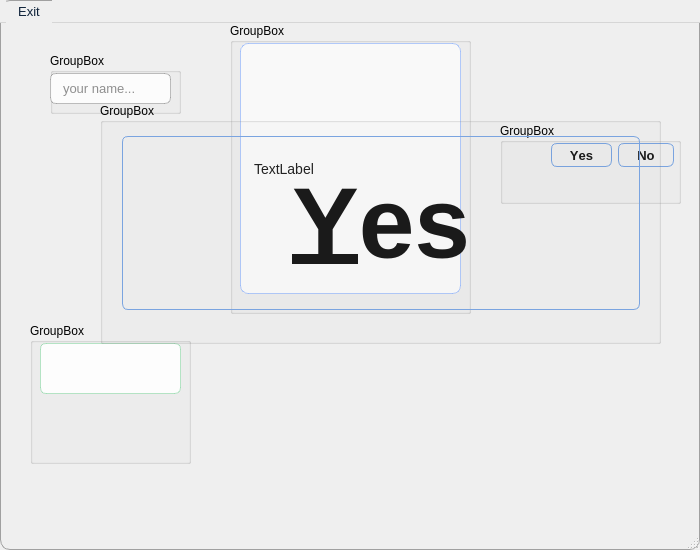
<?xml version="1.0" encoding="UTF-8"?>
<ui version="4.0">
 <class>MainWindow</class>
 <widget class="QMainWindow" name="MainWindow">
  <property name="geometry">
   <rect>
    <x>0</x>
    <y>0</y>
    <width>700</width>
    <height>550</height>
   </rect>
  </property>
  <property name="minimumSize">
   <size>
    <width>700</width>
    <height>550</height>
   </size>
  </property>
  <property name="maximumSize">
   <size>
    <width>700</width>
    <height>550</height>
   </size>
  </property>
  <property name="font">
   <font>
    <kerning>true</kerning>
   </font>
  </property>
  <property name="windowTitle">
   <string>MainWindow</string>
  </property>
  <property name="styleSheet">
   <string notr="true">QMainWindow {
    background-color: qlineargradient(
        spread:pad, x1:0, y1:0, x2:0, y2:1,
        stop:0   rgba(250, 250, 248, 255), /* off-white */
        stop:1   rgba(230, 230, 228, 255)  /* light stone gray */
    );
    border: 1px solid #A0A0A0;
    border-radius: 10px;

}
</string>
  </property>
  <widget class="QWidget" name="centralwidget">
   <widget class="QStackedWidget" name="stackedWidget">
    <property name="geometry">
     <rect>
      <x>-10</x>
      <y>0</y>
      <width>731</width>
      <height>521</height>
     </rect>
    </property>
    <property name="sizePolicy">
     <sizepolicy hsizetype="Expanding" vsizetype="Ignored">
      <horstretch>0</horstretch>
      <verstretch>0</verstretch>
     </sizepolicy>
    </property>
    <property name="styleSheet">
     <string notr="true">



#Blue {
    color: #222222;
    background-color: qlineargradient(
        spread:pad, x1:0, y1:0, x2:0, y2:1,
        stop:0   rgba(255, 255, 255, 255), /* Pure White top */
        stop:0.3 rgba(220, 240, 255, 255), /* Gentle pale blue */
        stop:0.7 rgba(190, 230, 255, 255), /* Sky midtone */
        stop:1   rgba(150, 210, 255, 255)  /* Slightly richer blue bottom */
    );
}

#Red {
    color: #FFFFFF;
    background-color: qlineargradient(
        spread:pad, x1:0, y1:0, x2:1, y2:1,
        stop:0   rgba(179, 48, 48, 255),
        stop:0.4 rgba(138, 30, 30, 255),
        stop:1   rgba(24, 24, 24, 255)
    );
}
</string>
    </property>
    <property name="currentIndex">
     <number>0</number>
    </property>
    <widget class="QWidget" name="Blue">
     <widget class="QLabel" name="label">
      <property name="geometry">
       <rect>
        <x>210</x>
        <y>300</y>
        <width>331</width>
        <height>201</height>
       </rect>
      </property>
      <property name="styleSheet">
       <string notr="true">#Blue {
    background-image: url(:/img/xp_bliss.jpg);
    background-repeat: no-repeat;
    background-position: center;
}
</string>
      </property>
      <property name="text">
       <string/>
      </property>
      <property name="pixmap">
       <pixmap resource="../../Downloads/CompSCi.qrc">:/Bliss_(Windows_XP).png</pixmap>
      </property>
     </widget>
     <widget class="QGroupBox" name="groupName">
      <property name="geometry">
       <rect>
        <x>60</x>
        <y>30</y>
        <width>131</width>
        <height>61</height>
       </rect>
      </property>
      <property name="title">
       <string>GroupBox</string>
      </property>
      <widget class="QLineEdit" name="Name">
       <property name="geometry">
        <rect>
         <x>0</x>
         <y>20</y>
         <width>121</width>
         <height>31</height>
        </rect>
       </property>
       <property name="styleSheet">
        <string notr="true">QLineEdit#Name {
    background-color: rgba(255, 255, 255, 220);
    border: 1px solid rgba(0, 0, 0, 60);
    border-radius: 6px;
    padding: 6px 10px;
    color: #222;
    font-family: &quot;Segoe UI&quot;, &quot;Verdana&quot;;
    font-size: 13px;
}
QLineEdit#Name:focus {
    border: 1px solid rgba(100, 150, 255, 180);
    background-color: rgba(255, 255, 255, 240);
}
</string>
       </property>
       <property name="placeholderText">
        <string>your name...</string>
       </property>
      </widget>
     </widget>
     <widget class="QGroupBox" name="groupOutput">
      <property name="geometry">
       <rect>
        <x>240</x>
        <y>0</y>
        <width>241</width>
        <height>291</height>
       </rect>
      </property>
      <property name="title">
       <string>GroupBox</string>
      </property>
      <widget class="QLabel" name="ChatOutput">
       <property name="geometry">
        <rect>
         <x>10</x>
         <y>20</y>
         <width>221</width>
         <height>251</height>
        </rect>
       </property>
       <property name="styleSheet">
        <string notr="true">QLabel#ChatOutput {
    background-color: rgba(255, 255, 255, 180); /* translucent white */
    border: 1px solid rgba(100, 150, 255, 120); /* faint blue edge */
    border-radius: 8px;
    padding: 10px;
    color: #222;
    font-family: &quot;Segoe UI&quot;, &quot;Verdana&quot;;
    font-size: 14px;
    /* Simulated blue glow */
    box-shadow: 0px 0px 12px rgba(100, 150, 255, 120);
}
</string>
       </property>
       <property name="text">
        <string>TextLabel</string>
       </property>
      </widget>
     </widget>
     <widget class="QGroupBox" name="groupChat">
      <property name="geometry">
       <rect>
        <x>40</x>
        <y>300</y>
        <width>161</width>
        <height>141</height>
       </rect>
      </property>
      <property name="title">
       <string>GroupBox</string>
      </property>
      <widget class="QLineEdit" name="ChatInput">
       <property name="geometry">
        <rect>
         <x>10</x>
         <y>20</y>
         <width>141</width>
         <height>51</height>
        </rect>
       </property>
       <property name="styleSheet">
        <string notr="true">QLineEdit#ChatInput {
    background-color: rgba(255, 255, 255, 230); /* slightly less translucent */
    border: 1px solid rgba(80, 200, 120, 100); /* faint green edge */
    border-radius: 6px;
    padding: 6px 12px;
    color: #1a1a1a;
    font-family: &quot;Segoe UI&quot;, &quot;Verdana&quot;;
    font-size: 13px;
    letter-spacing: 0.5px;
    /* soft static greenish glow */
    box-shadow: 0px 0px 8px rgba(80, 200, 120, 80);
    transition: all 0.3s ease;
}

/* Focused state — deeper glow and brighter green */
QLineEdit#ChatInput:focus {
    background-color: rgba(245, 255, 245, 250);
    border: 1px solid rgba(50, 180, 100, 200);
    box-shadow: 0px 0px 15px rgba(50, 220, 120, 180);
    font-weight: bold;
}
</string>
       </property>
      </widget>
     </widget>
     <widget class="QGroupBox" name="groupYes">
      <property name="geometry">
       <rect>
        <x>510</x>
        <y>100</y>
        <width>181</width>
        <height>81</height>
       </rect>
      </property>
      <property name="title">
       <string>GroupBox</string>
      </property>
      <widget class="QDialogButtonBox" name="buttonBox">
       <property name="geometry">
        <rect>
         <x>10</x>
         <y>20</y>
         <width>164</width>
         <height>24</height>
        </rect>
       </property>
       <property name="styleSheet">
        <string notr="true">/* target the widget by objectName, then its child buttons */
#buttonBox QPushButton {
    background-color: qlineargradient(x1:0,y1:0,x2:0,y2:1,
        stop:0 #f0f7ff, stop:1 #c0d8ff);
    color: #1a1a1a;
    font-family: &quot;Segoe UI&quot;,&quot;Verdana&quot;;
    font-size: 13px;
    font-weight: bold;
    border: 1px solid #7aa4e0;
    border-radius: 6px;
    padding: 6px 18px;
}
#buttonBox QPushButton:hover {
    background-color: qlineargradient(x1:0,y1:0,x2:0,y2:1,
        stop:0 #e0f0ff, stop:1 #9ac6ff);
    border: 1px solid #4682b4;
}
#buttonBox QPushButton:pressed {
    background-color: qlineargradient(x1:0,y1:0,x2:0,y2:1,
        stop:0 #9ac6ff, stop:1 #5a8bd8);
    color: white;
    border: 1px solid #355d9c;
}
</string>
       </property>
       <property name="standardButtons">
        <set>QDialogButtonBox::StandardButton::No|QDialogButtonBox::StandardButton::Yes</set>
       </property>
      </widget>
     </widget>
     <widget class="QGroupBox" name="groupYes_2">
      <property name="geometry">
       <rect>
        <x>110</x>
        <y>80</y>
        <width>561</width>
        <height>241</height>
       </rect>
      </property>
      <property name="title">
       <string>GroupBox</string>
      </property>
      <widget class="QDialogButtonBox" name="buttonBox_2">
       <property name="geometry">
        <rect>
         <x>0</x>
         <y>-20</y>
         <width>561</width>
         <height>281</height>
        </rect>
       </property>
       <property name="styleSheet">
        <string notr="true">/* target the widget by objectName, then its child buttons */
#buttonBox_2 QPushButton {
    background-color: qlineargradient(x1:0,y1:0,x2:0,y2:1,
        stop:0 #f0f7ff, stop:1 #c0d8ff);
    color: #1a1a1a;
    font-family: &quot;Segoe UI&quot;,&quot;Verdana&quot;;
    font-size: 100px;
    font-weight: bold;
    border: 1px solid #7aa4e0;
    border-radius: 6px;
    padding: 6px 18px;
	min-width: 480px;
    min-height: 160px;


}
#buttonBox_2 QPushButton:hover {
    background-color: qlineargradient(x1:0,y1:0,x2:0,y2:1,
        stop:0 #e0f0ff, stop:1 #9ac6ff);
    border: 1px solid #4682b4;
}
#buttonBox_2 QPushButton:pressed {
    background-color: qlineargradient(x1:0,y1:0,x2:0,y2:1,
        stop:0 #9ac6ff, stop:1 #5a8bd8);
    color: white;
    border: 1px solid #355d9c;
}
</string>
       </property>
       <property name="standardButtons">
        <set>QDialogButtonBox::StandardButton::Yes</set>
       </property>
       <property name="centerButtons">
        <bool>true</bool>
       </property>
      </widget>
     </widget>
    </widget>
    <widget class="QWidget" name="Red">
     <widget class="QLabel" name="ChatOutput_2">
      <property name="geometry">
       <rect>
        <x>350</x>
        <y>20</y>
        <width>221</width>
        <height>251</height>
       </rect>
      </property>
      <property name="styleSheet">
       <string notr="true">QLabel#ChatOutput_2 {
    background-color: rgba(30, 0, 0, 180); /* dark translucent red */
    border: 1px solid rgba(255, 80, 80, 120); /* faint red edge */
    border-radius: 8px;
    padding: 10px;
    color: #ffeaea; /* soft pinkish-white text */
    font-family: &quot;Segoe UI&quot;, &quot;Verdana&quot;;
    font-size: 14px;
    letter-spacing: 0.5px;
    /* red glow */
    box-shadow: 0px 0px 12px rgba(255, 50, 50, 150);
}
</string>
      </property>
      <property name="text">
       <string>TextLabel</string>
      </property>
     </widget>
     <widget class="QLineEdit" name="ChatInput_2">
      <property name="geometry">
       <rect>
        <x>140</x>
        <y>100</y>
        <width>161</width>
        <height>71</height>
       </rect>
      </property>
      <property name="styleSheet">
       <string notr="true">QLineEdit#ChatInput_2 {
    background-color: rgba(50, 0, 0, 220);
    border: 1px solid rgba(200, 50, 50, 100);
    border-radius: 6px;
    padding: 6px 12px;
    color: #ffffff;
    font-family: &quot;Segoe UI&quot;, &quot;Verdana&quot;;
    font-size: 13px;
    letter-spacing: 0.5px;
    box-shadow: 0px 0px 8px rgba(255, 50, 50, 100);
    transition: all 0.3s ease;
}

QLineEdit#ChatInput_2:focus {
    background-color: rgba(70, 0, 0, 240);
    border: 1px solid rgba(255, 100, 100, 200);
    box-shadow: 0px 0px 15px rgba(255, 80, 80, 180);
    font-weight: bold;
}
</string>
      </property>
     </widget>
     <widget class="QLabel" name="label_2">
      <property name="geometry">
       <rect>
        <x>300</x>
        <y>280</y>
        <width>331</width>
        <height>231</height>
       </rect>
      </property>
      <property name="styleSheet">
       <string notr="true">#Blue {
    background-image: url(:/img/xp_bliss.jpg);
    background-repeat: no-repeat;
    background-position: center;
}
</string>
      </property>
      <property name="text">
       <string/>
      </property>
      <property name="pixmap">
       <pixmap resource="../../Downloads/CompSCi.qrc">:/imageedit_2_8697438036.png</pixmap>
      </property>
     </widget>
     <widget class="QLabel" name="userData">
      <property name="geometry">
       <rect>
        <x>60</x>
        <y>220</y>
        <width>191</width>
        <height>281</height>
       </rect>
      </property>
      <property name="styleSheet">
       <string notr="true">QLabel#userData {
    background-color: rgba(15, 10, 20, 180); /* dark translucent red */
    border: 1px solid rgba(255, 80, 80, 120); /* faint red edge */
    border-radius: 8px;
    padding: 10px;
    color: #ffeaea; /* soft pinkish-white text */
    font-family: &quot;Segoe UI&quot;, &quot;Verdana&quot;;
    font-size: 14px;
    letter-spacing: 0.5px;
    /* red glow */
    box-shadow: 0px 0px 12px rgba(255, 50, 50, 150);
}
</string>
      </property>
      <property name="text">
       <string>TextLabel</string>
      </property>
     </widget>
    </widget>
   </widget>
  </widget>
  <widget class="QMenuBar" name="menubar">
   <property name="geometry">
    <rect>
     <x>0</x>
     <y>0</y>
     <width>700</width>
     <height>25</height>
    </rect>
   </property>
   <property name="styleSheet">
    <string notr="true">/* Whole menubar text color */
QMenuBar {
    color: #0f233a;              /* dark slate */
    font-family: &quot;Verdana&quot;;
    font-size: 10pt;
}

/* Individual items (top-level menu titles) */
QMenuBar::item {
    color: #0f233a;
    padding: 4px 12px;
    background: transparent;
}
QMenuBar::item:selected {        /* hover */
    background: rgba(255,255,255,0.35);
    color: #061018;
}
QMenuBar::item:pressed {
    background: rgba(255,255,255,0.55);
}
QMenu {
    background-color: #e8f4f1;
    color: #0f233a;
    border: 1px solid #b9d3cc;
    font-family: &quot;Verdana&quot;;
}
QMenu::item:selected {
    background-color: #d6ebe6;
    color: #000;
}

</string>
   </property>
   <widget class="QMenu" name="menuExit">
    <property name="title">
     <string>Exit</string>
    </property>
   </widget>
   <addaction name="menuExit"/>
  </widget>
  <widget class="QStatusBar" name="statusbar"/>
  <action name="actionREALLY">
   <property name="text">
    <string>REALLY!</string>
   </property>
  </action>
 </widget>
 <resources>
  <include location="../../Downloads/CompSCi.qrc"/>
 </resources>
 <connections/>
</ui>
